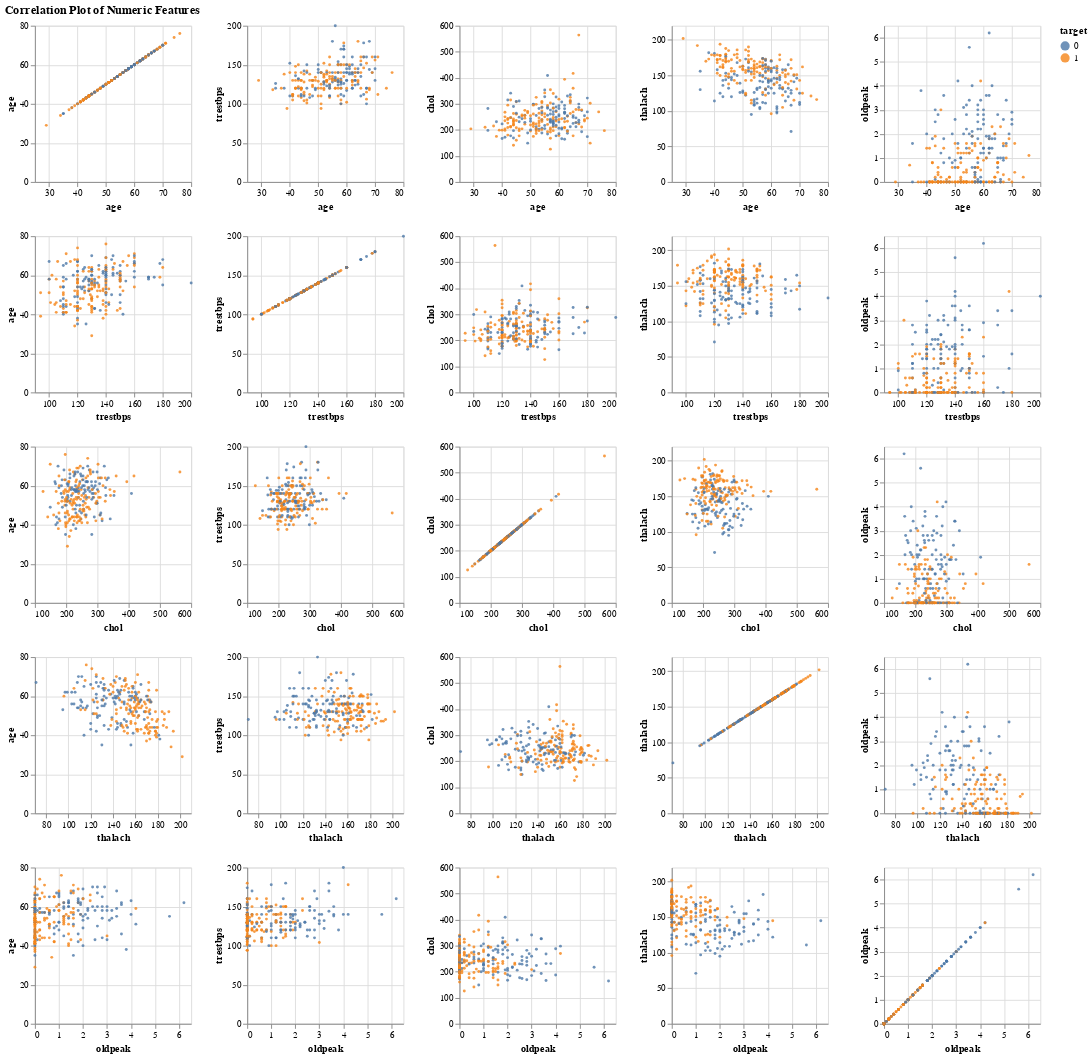

The notebook cell this image was saved under:
### Code cell
# Plotting the correlations
cols = train_df.columns.tolist()

corr_viz = alt.Chart(train_df).mark_circle(opacity=0.8, size=10).encode(
    x=alt.X(alt.repeat("row"), type='quantitative', scale=alt.Scale(zero=False)),
    y=alt.Y(alt.repeat("column"), type='quantitative'),
    color = alt.Y("target:N")
).properties(
    height=170,
    width=170
).repeat(
    column=numeric_cols,
    row=numeric_cols
)
corr_viz.properties(title = "Correlation Plot of Numeric Features")

### Figure 1 — Vega-Lite specification as saved in the notebook (floating-point values rounded to 4 significant figures; data arrays with more than 128 entries replaced by an {"elided": "..."} marker saying what was removed)
{"$schema": "https://vega.github.io/schema/vega-lite/v4.17.0.json", "config": {"view": {"continuousHeight": 300, "continuousWidth": 400}}, "datasets": {"data-04a3e83bc2ba827c958ea3d4b04c6faf": {"elided": "242 records"}}, "repeat": {"column": ["age", "trestbps", "chol", "thalach", "oldpeak"], "row": ["age", "trestbps", "chol", "thalach", "oldpeak"]}, "spec": {"data": {"name": "data-04a3e83bc2ba827c958ea3d4b04c6faf"}, "encoding": {"color": {"field": "target", "type": "nominal"}, "x": {"field": {"repeat": "row"}, "scale": {"zero": false}, "type": "quantitative"}, "y": {"field": {"repeat": "column"}, "type": "quantitative"}}, "height": 170, "mark": {"opacity": 0.8, "size": 10, "type": "circle"}, "width": 170}, "title": "Correlation Plot of Numeric Features"}
